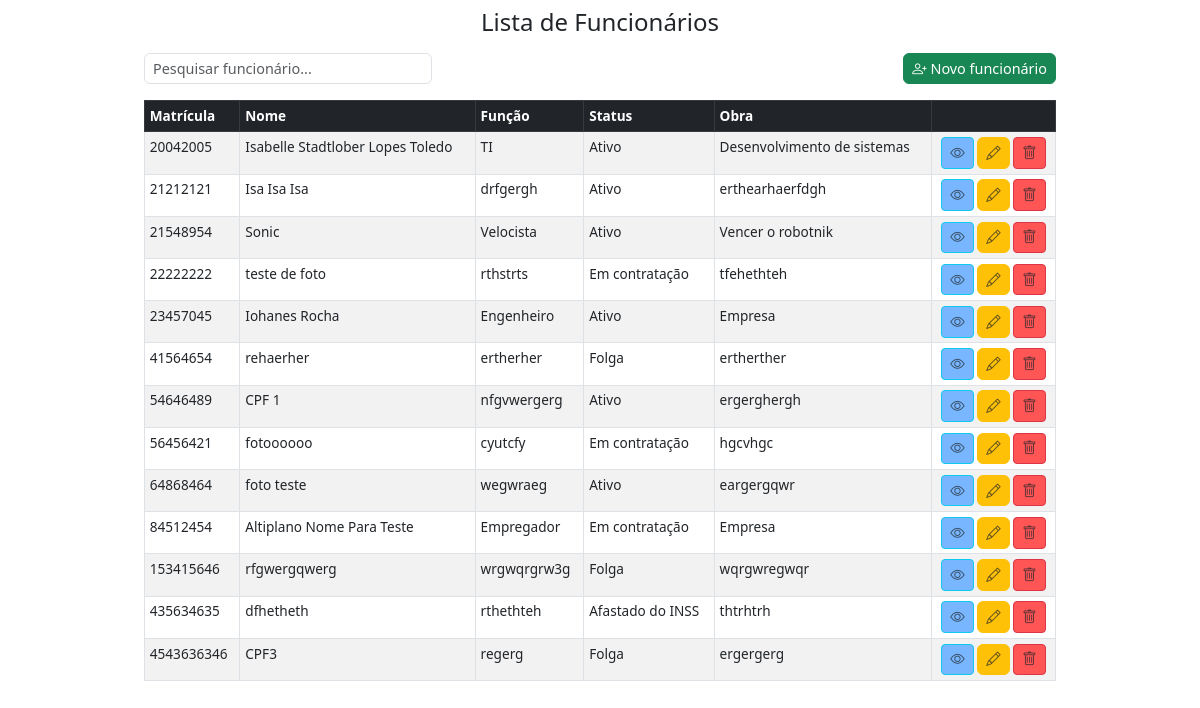
The page /listar/ on the database as committed earlier.
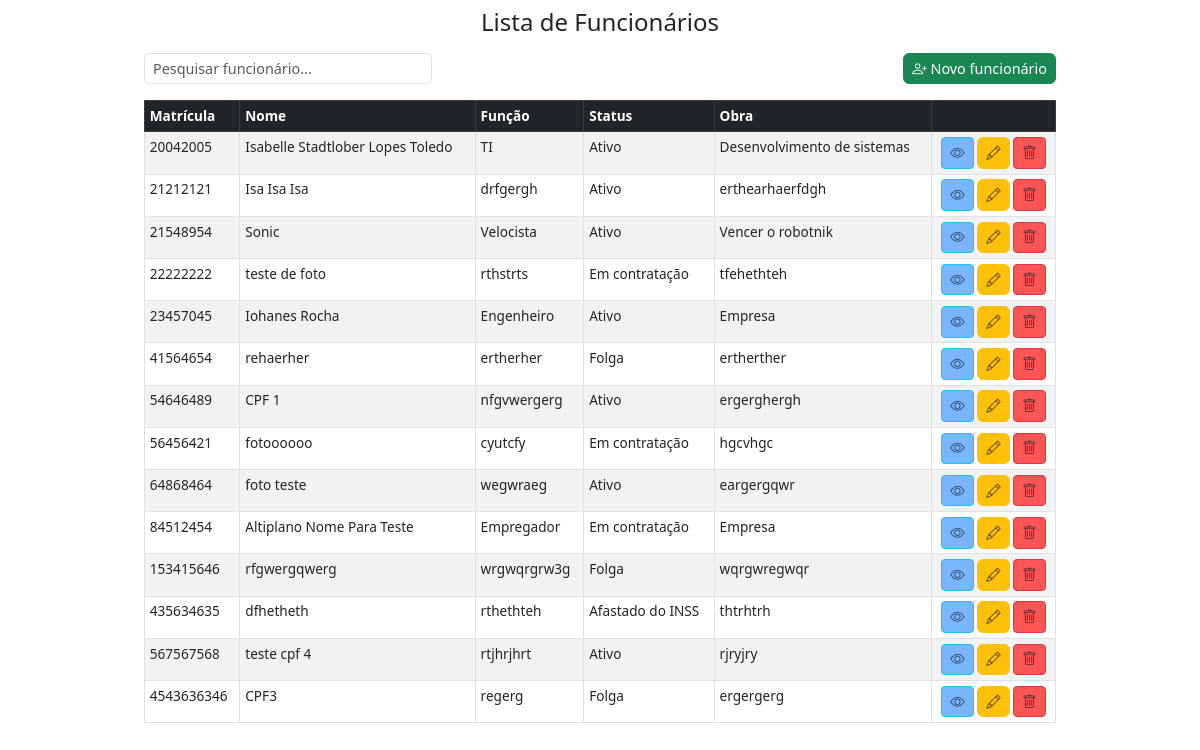
The same page on the database as committed later.
### core/models.py (models this page shows, shortened)
class Funcionario(models.Model):
    matricula = models.IntegerField(primary_key=True)
    nome = models.CharField(max_length=100, default='')
    funcao = models.CharField( max_length=100, verbose_name="Função", default='')
    status = models.CharField(max_length=2, choices=STATUS_CHOICES, default='A')
    obra = models.CharField(max_length=150, default='')
    foto = models.ImageField(upload_to='fotos_funcionarios/', blank=True, null=True)
    cpf = models.CharField(max_length=14, blank=True, null=True)

### core/views.py (the view)
class ListFuncionario(ListView):
    template_name = 'index.html'
    model = Funcionario
    context_object_name = 'funcionarios'
    def get_context_data(self, **kwargs):
        context = super().get_context_data(**kwargs)
        if 'form' not in context:
            context['form'] = FuncionarioForm()
        return context

### core/forms.py (shortened to what this page needs)
class FuncionarioForm(forms.ModelForm):
    class Meta:
        model = Funcionario
        fields = '__all__'
        widgets = {
            'foto': forms.FileInput(),  # <--- isso remove o "Currently" e o link da imagem atual
        }
    def __init__(self, *args, **kwargs):
        super().__init__(*args, **kwargs)
        for field_name, field in self.fields.items():
            css_class = 'form-control'
            if self.errors.get(field_name):
                css_class += ' is-invalid'
            field.widget.attrs.update({'class': css_class})

### core/templates/index.html (shortened to what this page needs)
{% extends 'base.html' %}
{% block content %}
{% load static %}
<div class="container mt-3">
    <div class="container mt-3">
        <div class="row mb-3 align-items-center">
            <div class="col-md-4">
                <input id="searchInput" type="search" class="form-control" placeholder="Pesquisar funcionário...">
            </div>
            <div class="col-md-8 text-end">
                <button class="btn btn-success" data-bs-toggle="modal" data-bs-target="#funcionarioModal"
                    onclick="setCreateMode()">
                    <i class="bi bi-person-plus"></i> Novo funcionário
                </button>
            </div>
        </div>
        <table class="table table-bordered table-striped">
            <thead class="table-dark">
                <tr>
                    <th scope="col">Matrícula</th>
                    <th scope="col">Nome</th>
                    <th scope="col">Função</th>
                    <th scope="col">Status</th>
                    <th scope="col">Obra</th>
                    <th></th>
                </tr>
            </thead>
            <tbody>
                {% for funcionario in funcionarios %}
                <tr>
                    <td>{{ funcionario.matricula }}</td>
                    <td>{{ funcionario.nome }}</td>
                    <td>{{ funcionario.funcao }}</td>
                    <td>{{ funcionario.get_status_display }}</td>
                    <td>{{ funcionario.obra }}</td>
                    <td class="text-center">
                        <button type="button" class="btn btn-sm btn-info text-white" style="background-color: #78b7ff;"
                            data-bs-toggle="modal" data-bs-target="#viewModal{{ funcionario.matricula }}">
                            <i class="bi bi-eye text-muted"></i>
                        </button>
                        <button class="btn btn-warning text-white" data-bs-toggle="modal"
                            data-bs-target="#funcionarioModal" onclick="setUpdateMode(
                                '{{ funcionario.matricula }}',
                                '{{ funcionario.nome }}',
                                '{{ funcionario.funcao }}',
                                '{{ funcionario.status }}',
                                '{{ funcionario.obra }}',
                                '{{ funcionario.cpf }}',
                            )">
                            <i class="bi bi-pencil text-muted"></i>
                        </button>
                        <button type="button" class="btn btn-sm btn-danger text-white"
                            style="background-color: #ff5555;" data-bs-toggle="modal"
                            data-bs-target="#deleteModal{{ funcionario.matricula }}">
                            <i class="bi bi-trash text-muted"></i>
                        </button>
                    </td>
                </tr>
                {% empty %}
                <tr>
                    <td colspan="5" class="text-center">Nenhum funcionário cadastrado.</td>
                </tr>
                {% endfor %}
            </tbody>
        </table>
    </div>
        {% endblock %}

Rows that differ between the two databases and show on the page:
added Funcionario: matricula "567567568", nome "teste cpf 4", funcao "rtjhrjhrt", status "Ativo", obra "rjryjry"
